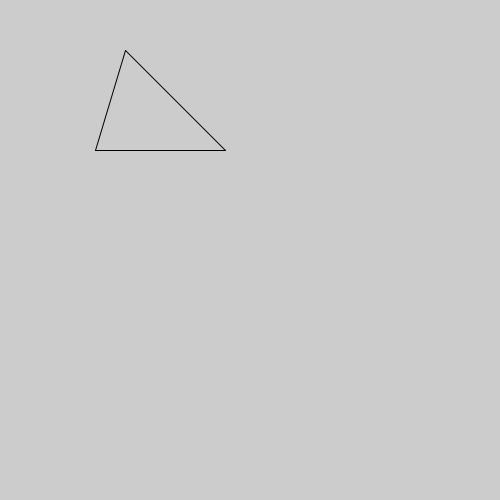
Frame 1 (no input)
Frame 60 (the mouse pressed at the canvas centre just before this capture): identical to frame 1, image omitted
Frame 120 (the mouse held since frame 60 and released just before this capture): identical to frame 1, image omitted

The Processing sketch that drew this single still picture (run headless with seeded random() and noise(); from frame 60 on, the mouse is pressed at the canvas centre):

// Processing sketch: opdracht9_8
// ── opdracht9_8.pde
void setup(){
size(500,500);
tekenDriehoek(125,50,95,150,225,150);
}

void draw(){

}

void tekenDriehoek(int x1, int y1, int x2, int y2, int x3, int y3){
  line(x1,y1,x2,y2);
  line(x2,y2,x3,y3);
  line(x3,y3,x1,y1);
}
